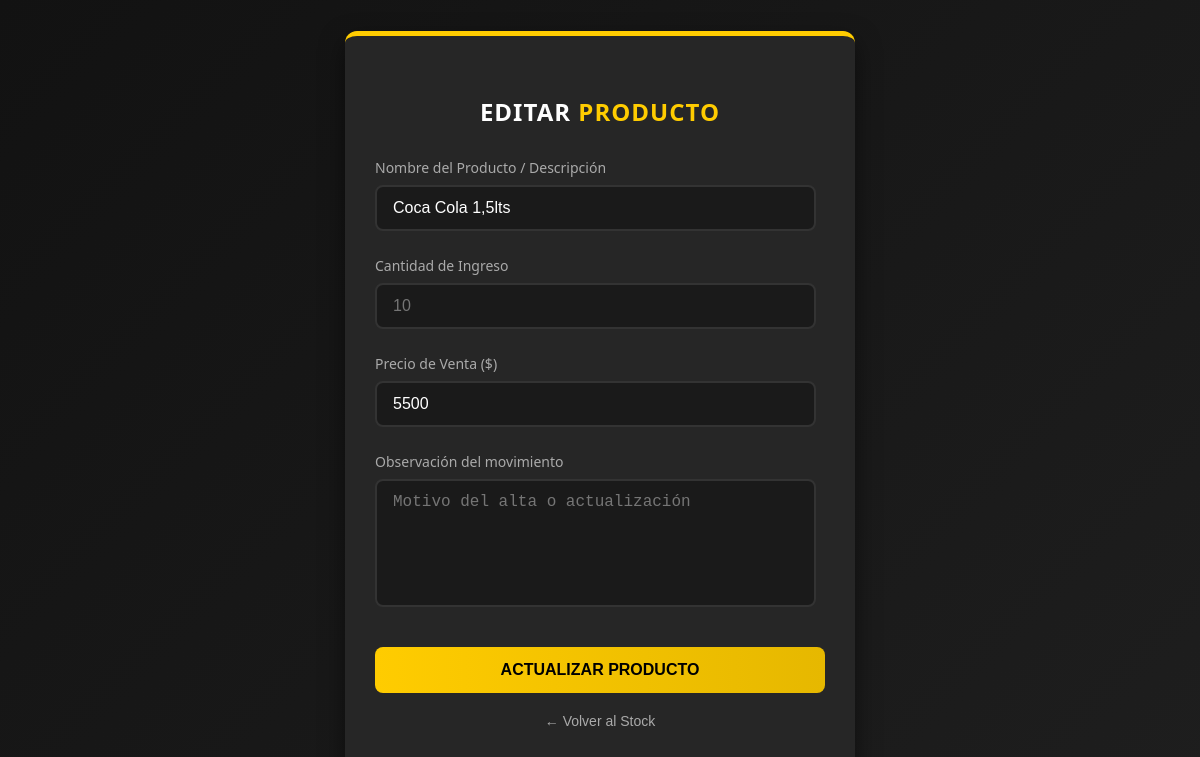
Screenshot of /vista_admin/stock/agregar_producto.php?id=1 (signed in) with the database file from the repository.
### tables this page shows
CREATE TABLE `stock` (
  `id_producto` int(11) NOT NULL,
  `descripcion` varchar(30) DEFAULT NULL,
  `cantidad` int(11) DEFAULT NULL,
  `precio` int(11) DEFAULT NULL
);

### vista_admin/stock/agregar_producto.php (the view, shortened to what this page needs)
<?php
include("../../conexion.php");
$producto = null;
$esEdicion = false;
if (isset($_GET['id']) && is_numeric($_GET['id'])) {
    $id = (int)$_GET['id'];
    $stmt = $conexion->prepare("SELECT id_producto, descripcion, cantidad, precio FROM stock WHERE id_producto = ?");
    $stmt->execute([$id]);
    $producto = $stmt->fetch(PDO::FETCH_ASSOC);
    if ($producto) {
        $esEdicion = true;
    }
}
?>
<!DOCTYPE html>
<html lang="es">
<head>
    <link rel="stylesheet" href="../../css/estilos.css">
</head>
<body class="bodyAgregar">
    <div class="container">
        <div class="header-title">
            <h2><?php echo $esEdicion ? 'Editar' : 'Nuevo'; ?> <span>Producto</span></h2>
        </div>
        <form method="POST" autocomplete="off">
            <div class="input-group">
                <label for="descripcion">Nombre del Producto / Descripción</label>
                <input type="text" id="descripcion" name="descripcion" placeholder="Ej. Tubo de Pelotas Penn" value="<?php echo htmlspecialchars($producto['descripcion'] ?? ''); ?>" required>
            </div>
            <div class="input-group">
                <label for="cantidad">Cantidad de Ingreso</label>
                <input type="number" id="cantidad" name="cantidad" min="0" placeholder="<?php echo htmlspecialchars($producto['cantidad'] ?? ''); ?>" value="" required>
            </div>
            <div class="input-group">
                <label for="precio">Precio de Venta ($)</label>
                <input type="number" id="precio" name="precio" min="0" step="0.01" placeholder="0.00" value="<?php echo htmlspecialchars($producto['precio'] ?? ''); ?>" required>
            </div>
            <div class="input-group">
                <label for="observacion">Observación del movimiento</label>
                <textarea id="observacion" name="observacion" maxlength="100" placeholder="Motivo del alta o actualización" required></textarea>
            </div>
            <button type="submit" class="botonGenerico btn-submit"><?php echo $esEdicion ? 'Actualizar Producto' : 'Guardar Producto'; ?></button>
            <a href="./index.php" class="btn-back">← Volver al Stock</a>
        </form>
    </div>
</body>
</html>

### css/estilos.css (style rules this page uses)
.botonGenerico { width:100%; padding:13px; border:none; background: linear-gradient(to bottom, #d3ff00, #0009); color: #111111 ; border: 1px solid #ccff00; font-family:'Trebuchet MS', 'Lucida Sans Unicode', 'Lucida Grande', 'Lucida Sans', Arial, sans-serif; font-size:16px; font-weight: bold; cursor: pointer; transition: background 0.3s ease; border-radius:6px; }
a { text-decoration:none; color:#688320; font-size: 17px; font-family:'Trebuchet MS', 'Lucida Sans Unicode', 'Lucida Grande', 'Lucida Sans', Arial, sans-serif; }
.bodyAgregar { background: linear-gradient(135deg, #121212 0%, #1e1e1e 100%); color: #ffffff; min-height: 100vh; display: flex; justify-content: center; align-items: center; padding: 20px; box-sizing: border-box; margin: 0; padding: 0; font-family: 'Segoe UI', Tahoma, Geneva, Verdana, sans-serif; }
.container { background-color: #262626; width: 100%; max-width: 450px; padding: 40px 30px; border-radius: 12px; box-shadow: 0 10px 25px rgba(0, 0, 0, 0.5); border-top: 5px solid #ffcc00; }
.header-title { text-align: center; margin-bottom: 30px; }
.header-title h2 { font-size: 24px; text-transform: uppercase; letter-spacing: 1px; color: #ffffff; }
.header-title span { color: #ffcc00; }
.input-group { position: relative; margin-bottom: 25px; }
.input-group label { display: block; font-size: 14px; color: #aaaaaa; margin-bottom: 8px; font-weight: 500; }
.input-group input { width: 90%; padding: 12px 16px; background-color: #1a1a1a; border: 2px solid #333333; border-radius: 8px; color: #ffffff; font-size: 16px; transition: all 0.3s ease; }
.input-group textarea { width: 90%; padding: 12px 16px; background-color: #1a1a1a; border: 2px solid #333333; border-radius: 8px; color: #ffffff; font-size: 16px; transition: all 0.3s ease; resize: none; min-height: 100px; }
.btn-submit { width: 100%; padding: 14px; background: linear-gradient(90deg, #ffcc00 0%, #e6b800 100%); border: none; border-radius: 8px; color: #000000; font-size: 16px; font-weight: bold; text-transform: uppercase; cursor: pointer; transition: transform 0.2s ease, box-shadow 0.2s ease; margin-top: 10px; }
.btn-back { display: block; text-align: center; margin-top: 20px; color: #aaaaaa; text-decoration: none; font-size: 14px; transition: color 0.2s ease; }

### rows the page displays
stock: descripcion "Coca Cola 1,5lts", cantidad "10", precio "5500"
